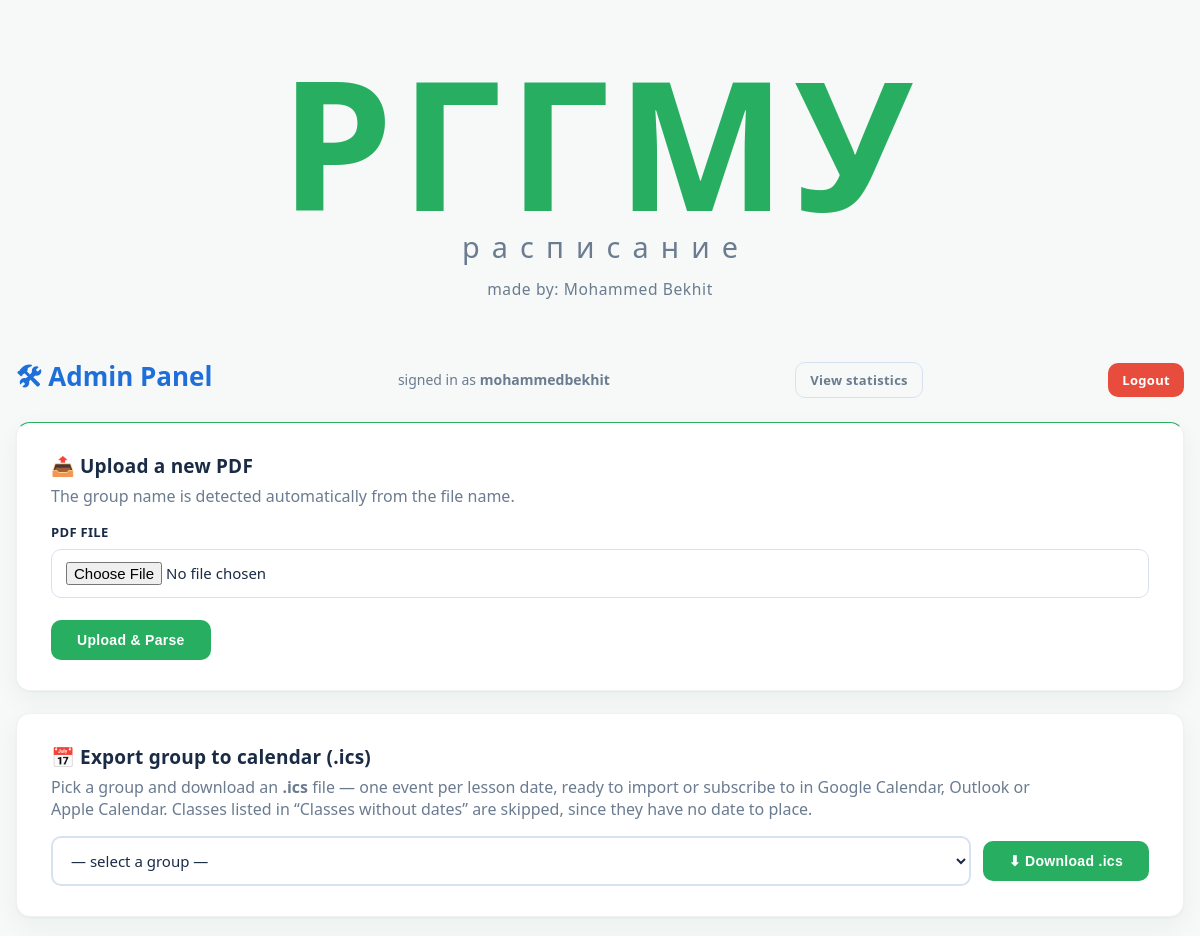
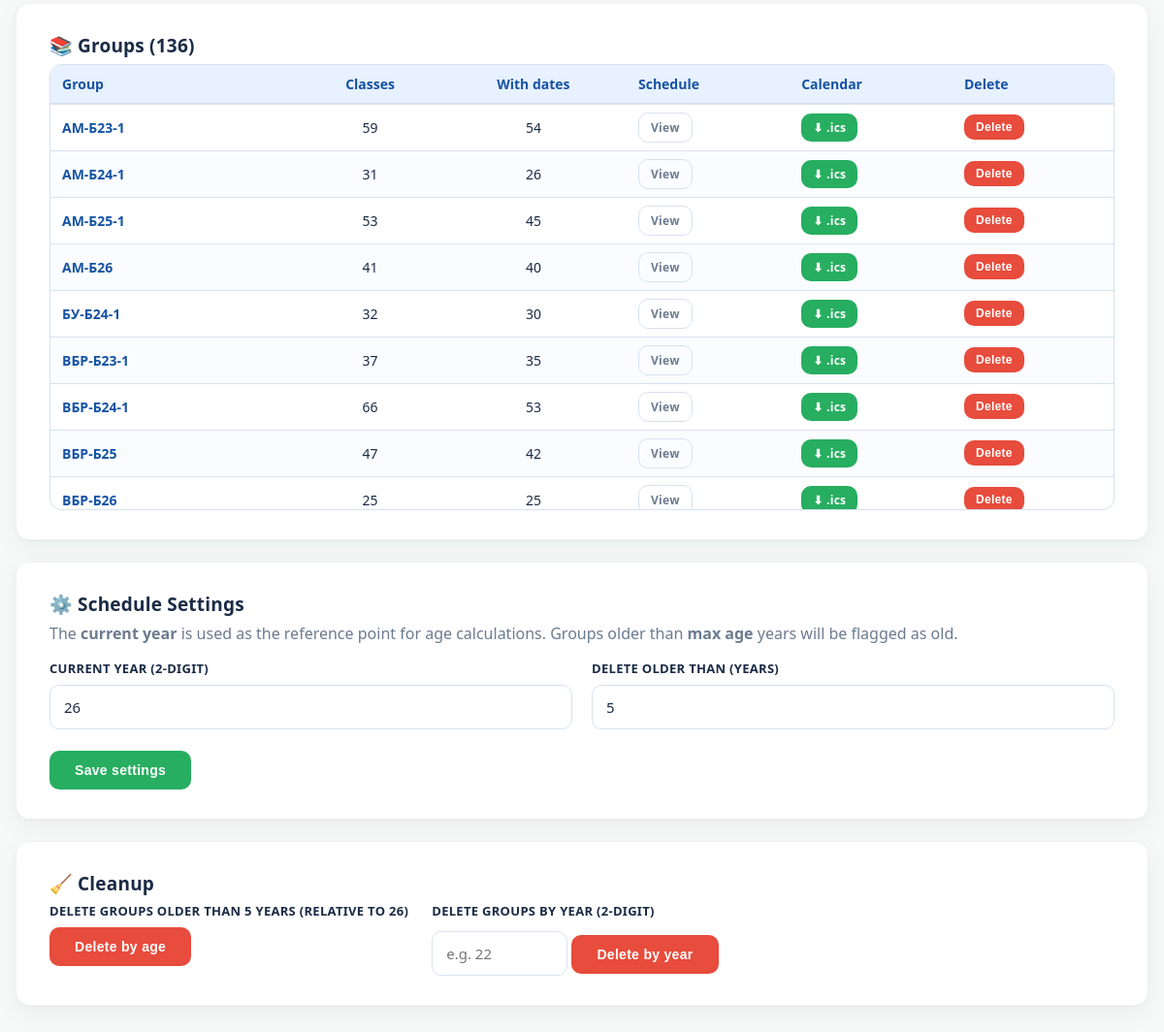
Screenshot of /admin/panel (signed in) with the database file from the repository (2 pictures, top to bottom).
### tables this page shows
CREATE TABLE schedules (
                group_name  TEXT PRIMARY KEY,
                schedule    TEXT NOT NULL,
                pdf_name    TEXT,
                uploaded_at TEXT DEFAULT CURRENT_TIMESTAMP
            );

CREATE TABLE settings (
                key   TEXT PRIMARY KEY,
                value TEXT NOT NULL
            );

### app.py (the view, shortened to what this page needs)
@app.route("/admin/panel", methods=["GET", "POST"])
@admin_required
def admin_panel():
    settings = get_all_settings()
    groups = list_groups()
    return render_template(
        "admin.html",
        groups=groups,
        group_rows=list_groups_with_counts(),
        settings=settings,
        admin_user=ADMIN_USER,
    )

### app.py (called while the page is built)
@app.after_request
def set_security_headers(resp):
    resp.headers["X-Content-Type-Options"] = "nosniff"
    resp.headers["X-Frame-Options"] = "DENY"
    resp.headers["Referrer-Policy"] = "strict-origin-when-cross-origin"
    resp.headers["Permissions-Policy"] = "geolocation=(), microphone=(), camera=()"
    resp.headers["Content-Security-Policy"] = (
        "default-src 'self'; "
        "style-src 'self' 'unsafe-inline'; "
        "script-src 'self' 'unsafe-inline'; "
        "img-src 'self' data:; "
        "font-src 'self' data:; "
        "frame-ancestors 'none'; "
        "base-uri 'self'; "
        "form-action 'self'"
    )
    return resp

def list_groups():
    with sqlite3.connect(DB_PATH) as conn:
        rows = conn.execute(
            "SELECT group_name FROM schedules ORDER BY group_name"
        ).fetchall()
    return [r[0] for r in rows]

def list_groups_with_counts() -> list:
    with sqlite3.connect(DB_PATH) as conn:
        rows = conn.execute(
            "SELECT s.group_name, COUNT(c.id), "
            "SUM(CASE WHEN c.dates IS NULL OR c.dates = '[]' THEN 0 ELSE 1 END) "
            "FROM schedules s LEFT JOIN classes c ON c.group_name = s.group_name "
            "GROUP BY s.group_name ORDER BY s.group_name"
        ).fetchall()
    return [{"name": r[0], "classes": r[1] or 0, "dated": r[2] or 0} for r in rows]

def get_all_settings() -> dict:
    with sqlite3.connect(DB_PATH) as conn:
        rows = conn.execute("SELECT key, value FROM settings").fetchall()
    return {k: v for k, v in rows}

def client_ip() -> str:
    fwd = request.headers.get("X-Forwarded-For", "")
    if fwd:
        return fwd.split(",")[0].strip()
    return request.remote_addr or ""

def admin_required(f):
    @wraps(f)
    def wrapper(*args, **kwargs):
        if not session.get("is_admin"):
            return redirect(url_for("admin_login"))
        return f(*args, **kwargs)
    return wrapper

### templates/admin.html (shortened to what this page needs)
{% extends "base.html" %}
{% block content %}
<div class="schedule-header">
    <h2>🛠 Admin Panel</h2>
    <span class="badge-text">signed in as <b>{{ admin_user }}</b></span>
    <a href="{{ url_for('admin_stats') }}" class="btn ghost small">View statistics</a>
    <a href="{{ url_for('admin_logout') }}" class="btn danger small">Logout</a>
</div>
<div class="card green">
    <h2>📤 Upload a new PDF</h2>
    <p style="color: var(--muted); margin-top: 0;">
        The group name is detected automatically from the file name.
    </p>
    <form method="post" enctype="multipart/form-data">
        <label for="pdf">PDF file</label>
        <input type="file" name="pdf" id="pdf" accept=".pdf" required>
        <br><br>
        <button type="submit" class="btn green">Upload &amp; Parse</button>
    </form>
</div>
<div class="card">
    <h2>📅 Export group to calendar (.ics)</h2>
    <p style="color: var(--muted); margin-top: 0;">
        Pick a group and download an <b>.ics</b> file — one event per lesson date,
        ready to import or subscribe to in Google&nbsp;Calendar, Outlook or Apple&nbsp;Calendar.
        Classes listed in “Classes without dates” are skipped, since they have no date to place.
    </p>
    {% if groups %}
    <form method="get" action="{{ url_for('admin_export_ics') }}" class="ics-export-form">
        <div class="ics-export-row">
            <select name="group" id="ics-group" required>
                <option value="">— select a group —</option>
            </select>
            <button type="submit" class="btn">⬇ Download .ics</button>
        </div>
    </form>
    {% else %}
    <p style="color: var(--muted); font-style: italic;">No groups uploaded yet.</p>
    {% endif %}
</div>
<div class="card">
    <h2>📚 Groups ({{ group_rows|length }})</h2>
    <div class="groups-table-wrap">
        <table class="groups-table">
            <thead>
                <tr>
                    <th>Group</th>
                    <th class="num">Classes</th>
                    <th class="num">With dates</th>
                    <th>Schedule</th>
                    <th>Calendar</th>
                    <th>Delete</th>
                </tr>
            </thead>
            <tbody>
                {% for row in group_rows %}
                <tr>
                    <td class="g-name">{{ row.name }}</td>
                    <td class="num">{{ row.classes }}</td>
                    <td class="num">{{ row.dated }}</td>
                    <td>
                        <a href="{{ url_for('schedule', group=row.name) }}" class="btn ghost small">View</a>
                    </td>
                    <td>
                        <a href="{{ url_for('ics_export', group=row.name) }}" class="btn small">⬇ .ics</a>
                    </td>
                    <td>
                        <form method="post" action="{{ url_for('admin_delete', group=row.name) }}"
                              onsubmit="return confirm('Delete {{ row.name }} and all its classes?');">
                            <button type="submit" class="btn danger small">Delete</button>
                        </form>
                    </td>
                </tr>
                {% endfor %}
            </tbody>
        </table>
    </div>
</div>
<div class="card">
    <h2>⚙️ Schedule Settings</h2>
    <p style="color: var(--muted); margin-top: 0;">
        The <b>current year</b> is used as the reference point for age calculations.
        Groups older than <b>max age</b> years will be flagged as old.
    </p>
    <form method="post" action="{{ url_for('admin_save_settings') }}">
        <div style="display:flex; gap: 20px; flex-wrap: wrap;">
            <div style="flex:1; min-width: 220px;">
                <label for="current_year">Current year (2-digit)</label>
                <input type="text" id="current_year" name="current_year" value="{{ settings.current_year }}"
                    maxlength="2" pattern="\d{2}" required>
            </div>
            <div style="flex:1; min-width: 220px;">
                <label for="max_age_years">Delete older than (years)</label>
                <input type="text" id="max_age_years" name="max_age_years" value="{{ settings.max_age_years }}"
                    maxlength="2" pattern="\d{2}" required>
            </div>
        </div>
        <br>
        <button type="submit" class="btn">Save settings</button>
    </form>
</div>
<div class="card">
    <h2>🧹 Cleanup</h2>
    <div style="display:flex; gap: 24px; flex-wrap: wrap;">
        <form method="post" action="{{ url_for('admin_cleanup_by_age') }}"
              onsubmit="return confirm('Delete every group older than max_age_years?');">
            <label>Delete groups older than <b>{{ settings.max_age_years }}</b> years
                (relative to {{ settings.current_year }})</label>
            <button type="submit" class="btn danger">Delete by age</button>
        </form>
        <form method="post" action="{{ url_for('admin_cleanup_by_year') }}"
              onsubmit="return confirm('Delete every group of the given year?');">
            <label for="target_year">Delete groups by year (2-digit)</label>
            <input type="text" id="target_year" name="target_year" maxlength="2" pattern="\d{2}"
                   placeholder="e.g. 22" style="max-width:140px;">
            <button type="submit" class="btn danger" style="margin-top:8px;">Delete by year</button>
        </form>
    </div>
</div>
{% endblock %}

### templates/base.html (shortened to what this page needs)
<!DOCTYPE html>
<html lang="en">
<head>
    <link rel="stylesheet" href="{{ url_for('static', filename='style.css') }}">
</head>
<body>
    <header class="site-header">
        <h1 class="site-title">
            <span class="site-brand">РГГМУ</span>
            <span class="site-sub">расписание</span>
        </h1>
        <p class="site-credit">made by: Mohammed Bekhit</p>
    </header>
    <div class="container">
        {% block content %}{% endblock %}
    </div>
</body>
</html>

### static/style.css (style rules this page uses)
* { box-sizing: border-box; }
body { margin: 0; font-family: "Segoe UI", "Helvetica Neue", Tahoma, Verdana, sans-serif; background: #f6f9f7; min-height: 100vh; color: var(--text); -webkit-font-smoothing: antialiased; }
.site-header { text-align: center; padding: 56px 16px 34px; }
.site-title { margin: 0; line-height: 1; }
.site-brand { display: block; color: var(--green); font-size: clamp(56px, 15vw, 190px); font-weight: 800; letter-spacing: 0.04em; line-height: 0.95; }
.site-sub { display: block; margin-top: 6px; color: var(--muted); font-size: clamp(14px, 2.4vw, 34px); font-weight: 500; letter-spacing: 0.42em; text-transform: lowercase; padding-left: 0.42em; }
.site-credit { margin: 16px 0 0; font-size: clamp(12px, 1.3vw, 16px); font-weight: 500; color: var(--muted); letter-spacing: 0.6px; }
.container { width: 100%; max-width: 2400px; margin: 0 auto; padding: 24px 16px 56px; }
.card { background: var(--white); border-radius: 14px; padding: 30px 34px; box-shadow: 0 1px 2px rgba(16, 40, 60, 0.04), 0 8px 24px rgba(16, 40, 60, 0.05); border: 1px solid #eef2f0; margin-bottom: 22px; }
.card h2 { margin: 0 0 6px; color: var(--text); font-size: 19px; font-weight: 600; letter-spacing: 0.2px; }
.card.green { border-top-color: var(--green); }
label { display: block; font-weight: 600; color: var(--text); margin-bottom: 8px; font-size: 13px; letter-spacing: 0.3px; text-transform: uppercase; }
input[type="text"], input[type="password"], input[type="file"], select { width: 100%; padding: 12px 14px; border: 1px solid var(--border); border-radius: 10px; font-size: 15px; font-family: inherit; color: var(--text); outline: none; transition: border-color 0.18s ease, box-shadow 0.18s ease; background: var(--white); }
select { cursor: pointer; }
.btn { display: inline-block; padding: 12px 26px; border: none; border-radius: 10px; background: var(--green); color: var(--white); font-size: 14px; font-weight: 600; letter-spacing: 0.3px; cursor: pointer; text-decoration: none; transition: background 0.18s ease; }
.btn.green { background: var(--green); }
.btn.ghost { background: transparent; color: var(--muted); border: 1px solid var(--border); }
.btn.danger { background: #e74c3c; }
.btn.small { padding: 8px 14px; font-size: 13px; }
.schedule-header { display: flex; justify-content: space-between; align-items: center; flex-wrap: wrap; gap: 16px; margin-bottom: 20px; }
.schedule-header h2 { margin: 0; color: var(--blue); font-size: 26px; }
.badge-text { color: var(--muted); font-size: 14px; }
.ics-export-row { display: flex; gap: 12px; flex-wrap: wrap; align-items: center; }
.ics-export-row select { flex: 1 1 280px; min-width: 220px; padding: 12px 14px; border: 2px solid var(--border); border-radius: 10px; font-size: 15px; background: var(--white); color: var(--text); }
.groups-table-wrap { max-height: 460px; overflow-y: auto; border: 1px solid var(--border); border-radius: 12px; }
table.groups-table { width: 100%; border-collapse: collapse; font-size: 14px; }
table.groups-table th { position: sticky; top: 0; background: var(--blue-soft); color: var(--blue-dark); text-align: left; padding: 10px 12px; font-weight: 700; border-bottom: 2px solid var(--border); z-index: 1; }
table.groups-table th.num, table.groups-table td.num { text-align: center; }
table.groups-table td { padding: 8px 12px; border-bottom: 1px solid var(--border); vertical-align: middle; }
table.groups-table tr:nth-child(even) td { background: #fafcff; }
table.groups-table td.g-name { font-weight: 700; color: var(--blue-dark); white-space: nowrap; }
table.groups-table td form { margin: 0; }
table.groups-table .btn.small { padding: 6px 12px; font-size: 12px; }

### rows the page displays
schedules: name "АМ-Б23-1", classes "59", dated "54"
schedules: name "АМ-Б24-1", classes "31", dated "26"
schedules: name "АМ-Б25-1", classes "53", dated "45"
schedules: name "АМ-Б26", classes "41", dated "40"
schedules: name "БУ-Б24-1", classes "32", dated "30"
schedules: name "ВБР-Б23-1", classes "37", dated "35"
schedules: name "ВБР-Б24-1", classes "66", dated "53"
schedules: name "ВБР-Б25", classes "47", dated "42"
schedules: name "ВБР-Б26", classes "25", dated "25"
settings: current_year "26"

### other values shown
{{ admin_user }} "mohammedbekhit"
{{ group_rows|length }} "136"
{{ settings.max_age_years }} "5"
